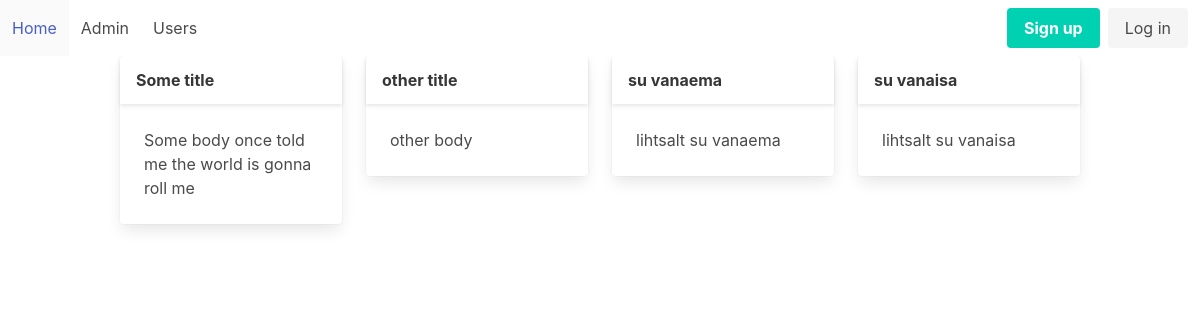
The page / on the database its author committed.
### tables this page shows
CREATE TABLE "articles"
(
    id    integer
        primary key autoincrement,
    title text,
    body  text
);

### helpers.php (called while the page is built, shortened)
<?php
function view($viewName, $vars = []){
    extract($vars);
    include __DIR__ . "/views/$viewName.php";
}

### src/Controllers/PublicController.php (called while the page is built, shortened)
<?php
class PublicController
{
    public function home()
    {
        $articles = Article::all();
        view('home', compact('articles'));
    }
}

### src/DB.php (called while the page is built, shortened)
<?php
class DB
{
  private $conn;
  public function __construct()
  {
    try {
      $this->conn = new PDO("sqlite:db.sqlite");
      $this->conn->setAttribute(PDO::ATTR_ERRMODE, PDO::ERRMODE_EXCEPTION);
    } catch (PDOException $e) {
      echo "Connection failed: " . $e->getMessage();
    }
  }
  public function all($table, $class)
  {
    $stmt = $this->conn->prepare("SELECT * FROM $table");
    $stmt->execute();
    $stmt->setFetchMode(PDO::FETCH_CLASS, $class);
    return $stmt->fetchAll();
  }
}

### src/Models/Model.php (called while the page is built, shortened)
<?php
class Model {
    public static $table;
    public static function all(){
    	$db = new DB();
        return $db->all(static::$table, static::class);
    }
    }

### views/Home.php (the view)
<?php include __DIR__ . '/partials/header.php'; ?>
<div class="container">
    <div class="columns is-multiline">
        <?php foreach ($articles as $article) : ?>
            <div class="column is-3">
                <div class="card">
                    <header class="card-header">
                        <p class="card-header-title">
                            <?= $article->title ?>
                        </p>
                    </header>
                    <div class="card-content">
                        <div class="content">
                            <?= $article->body ?>
                        </div>
                    </div>
                </div>
            </div>
        <?php endforeach; ?>
    </div>
</div>
<?php include __DIR__ . '/partials/footer.php'; ?>

### rows shown on the page
articles: title "Some title", body "Some body once told me the world is gonna roll me"
articles: title "other title", body "other body"
articles: title "su vanaema", body "lihtsalt su vanaema"
articles: title "su vanaisa", body "lihtsalt su vanaisa"
